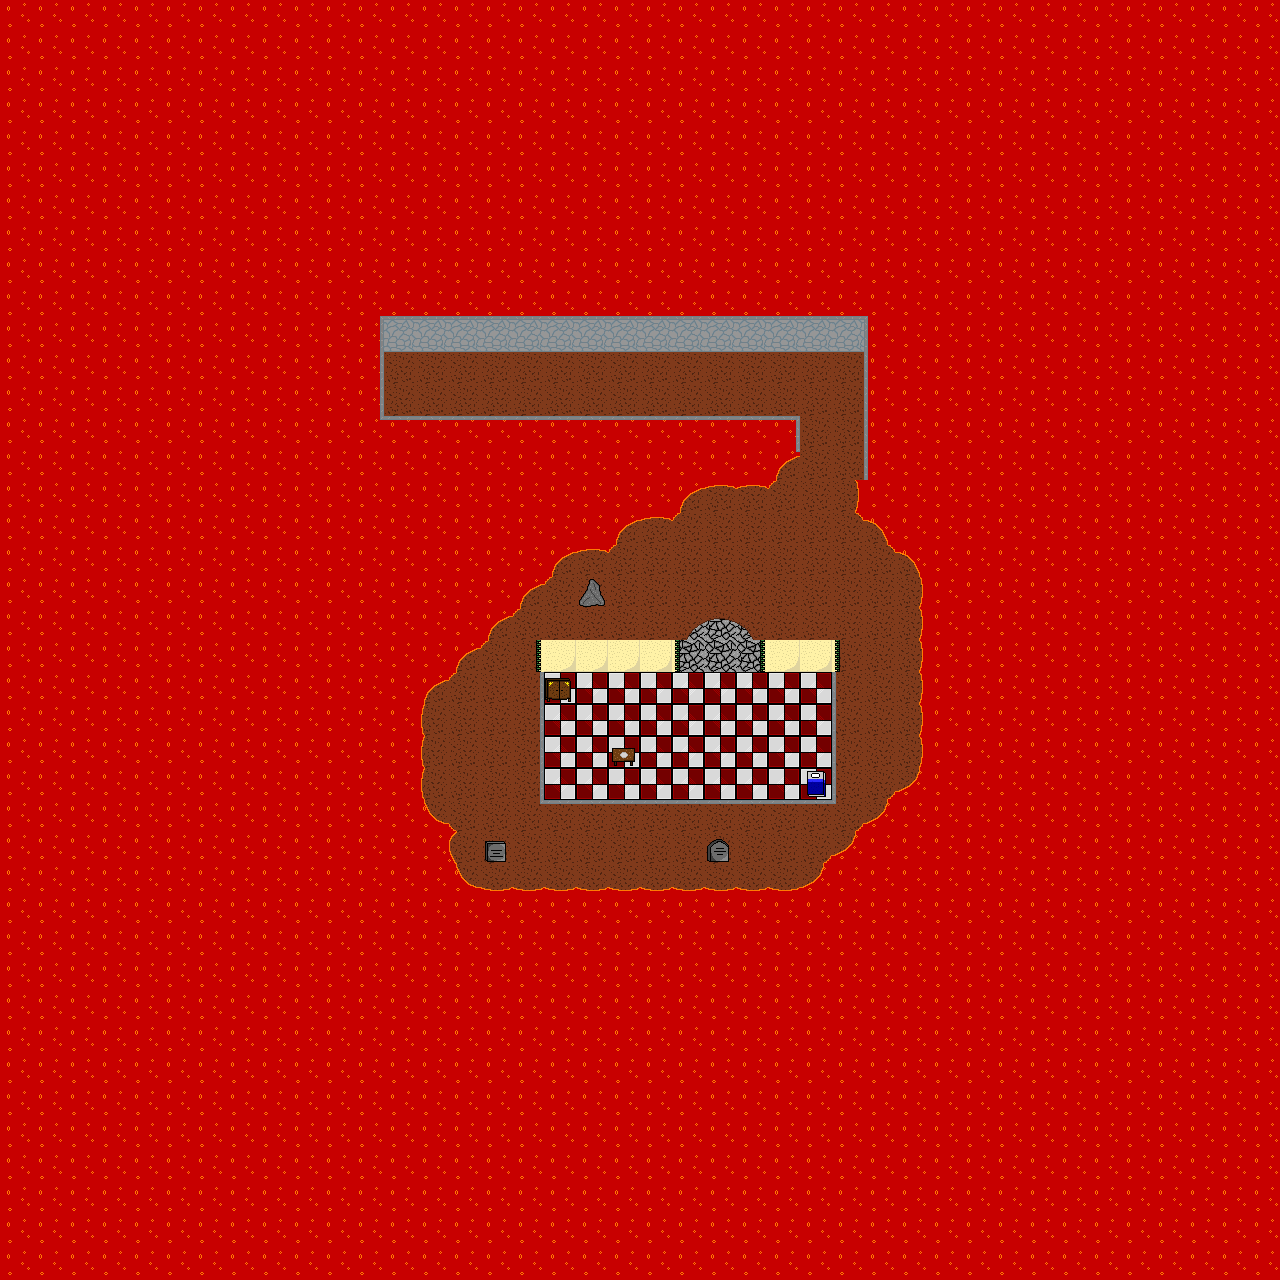

Rendered tile map (Tiled .tmx) drawn with the repository's tilesets; below, a short description and the map source with its tile grids summarised:
An orthogonal 40x40 tile map with 32x32 px tiles, 3 tile layers (Background, Ground, Decoration) and 36 objects.

<map version="1.0" tiledversion="1.0.1" orientation="orthogonal" renderorder="left-down" width="40" height="40" tilewidth="32" tileheight="32" nextobjectid="44">
 <tileset firstgid="1" name="tileset1" tilewidth="32" tileheight="32" tilecount="256" columns="16">
  <image source="tileset1.png" width="512" height="512" />
 </tileset>
 <layer name="Background" width="40" height="40">
  <data>[1600 cells, 1600 non-empty, 6 distinct tile ids]</data>
 </layer>
 <layer name="Ground" width="40" height="40">
  <data>[1600 cells, 99 non-empty, 22 distinct tile ids]</data>
 </layer>
 <layer name="Decoration" width="40" height="40">
  <data>[1600 cells, 29 non-empty, 15 distinct tile ids]</data>
 </layer>
 <objectgroup name="MAP_COLLISION">
  <object id="1" x="353" y="318" width="544" height="32" />
  <object id="2" x="866" y="354" width="32" height="128" />
  <object id="7" x="352" y="352" width="32" height="96" />
  <object id="8" x="384" y="416" width="416" height="32" />
  <object id="9" x="736" y="448" width="32" height="32" />
  <object id="10" x="640" y="448" width="96" height="32" />
  <object id="11" x="640" y="480" width="32" height="32" />
  <object id="12" x="576" y="512" width="32" height="32" />
  <object id="13" x="608" y="480" width="32" height="32" />
  <object id="14" x="512" y="544" width="32" height="32" />
  <object id="15" x="544" y="512" width="32" height="32" />
  <object id="16" x="480" y="576" width="32" height="32" />
  <object id="17" x="448" y="608" width="32" height="32" />
  <object id="18" x="416" y="640" width="32" height="32" />
  <object id="19" x="384" y="672" width="32" height="160" />
  <object id="20" x="416" y="832" width="32" height="32" />
  <object id="21" x="416" y="864" width="32" height="32" />
  <object id="22" x="448" y="896" width="32" height="32" />
  <object id="24" x="480" y="896" width="352" height="32" />
  <object id="25" x="832" y="864" width="32" height="32" />
  <object id="26" x="864" y="832" width="32" height="32" />
  <object id="27" x="896" y="800" width="32" height="32" />
  <object id="28" x="928" y="768" width="64" height="32" />
  <object id="29" x="928" y="576" width="32" height="192" />
  <object id="30" x="896" y="512" width="32" height="32" />
  <object id="31" x="928" y="544" width="32" height="32" />
  <object id="32" x="864" y="480" width="32" height="32" />
  <object id="33" x="544" y="640" width="128" height="32" />
  <object id="34" x="672" y="640" width="9" height="32" />
  <object id="35" x="768" y="640" width="64" height="32" />
  <object id="36" x="833" y="641" width="7" height="28" />
  <object id="37" x="761" y="639" width="7" height="31" />
  <object id="38" x="800" y="768" width="32" height="32" />
  <object id="39" x="608" y="736" width="32" height="32" />
  <object id="40" x="544" y="672" width="32" height="32" />
  <object id="43" x="576" y="576" width="32" height="32" />
 </objectgroup>
</map>
